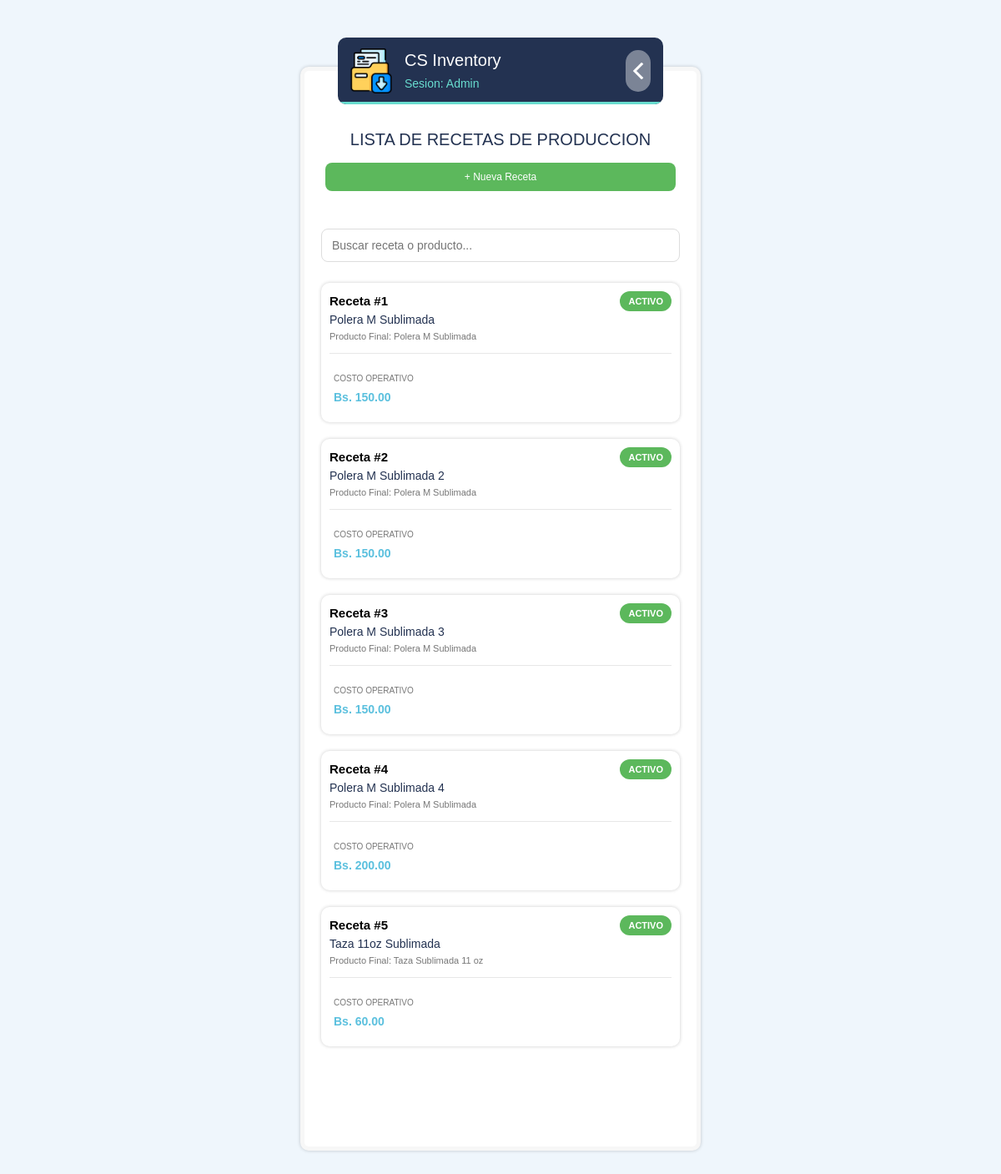
The app's page /control/receta/c-receta-list.php (signed in) with its own data.
### tables this page shows
CREATE TABLE `usuario` (
  `idUsuario` int(11) NOT NULL,
  `hashUsuario` varchar(50) DEFAULT NULL,
  `nombre` varchar(100) NOT NULL,
  `username` varchar(100) NOT NULL,
  `pswd` blob NOT NULL,
  `idPerfil` int(11) NOT NULL,
  `estado` enum('Activo','Inactivo') NOT NULL
);

CREATE TABLE `recetas` (
  `idReceta` int(11) NOT NULL,
  `hashReceta` varchar(64) NOT NULL,
  `nombre_servicio` varchar(100) NOT NULL,
  `costo_operativo_sugerido` decimal(10,2) DEFAULT 0.00,
  `estado` tinyint(1) DEFAULT 1,
  `deleted_at` timestamp NULL DEFAULT NULL,
  `idProductoFinal` int(11) DEFAULT NULL
);

CREATE TABLE `productos` (
  `idProducto` int(11) NOT NULL,
  `hashProducto` varchar(64) NOT NULL,
  `nombre` varchar(100) NOT NULL,
  `sku` varchar(50) DEFAULT NULL,
  `unidad_medida` varchar(20) DEFAULT NULL,
  `tipo` enum('Insumo','Producto Final') DEFAULT 'Insumo',
  `estado` tinyint(1) DEFAULT 1,
  `deleted_at` timestamp NULL DEFAULT NULL
);

### control/receta/c-receta-list.php (called while the page is built)
<?php
require_once __DIR__ . "/../auth-user.php";
require_once "../../model/RN_Receta.php";
require_once "../config-app.php";
$oUsuario = auth_require_domain_user("../c-panel.php", "receta", "view");
$oRN_Receta = new RN_Receta();
$todasLasRecetas = $oRN_Receta->GetList();
$listaRecetas = array();
foreach ($todasLasRecetas as $r) {
    $listaRecetas[] = $r;
}
$title = "Lista de Recetas de Produccion";
include_once "../../view/receta/v-receta-list.php";
?>

### model/data/DB.php (called while the page is built, shortened)
<?php
class DataBase
{
    private $serverName = "localhost:3306";
    private $user = "root";
    private $pswd = "";
    private $dbName = "creative_spot_db";
    private $link = null;
    private $op = 1;
    public function Open()
    {
        if ($this->link instanceof mysqli) {
            return $this->link;
        }
        if ($this->op === 1) {
            $this->link = mysqli_connect(
                $this->serverName,
                $this->user,
                $this->pswd,
                $this->dbName
            );
            mysqli_set_charset($this->link, "utf8mb4");
        }
        return $this->link;
    }
    public function query(string $sql, string $types = '', array $params = [])
    {
        $link = $this->Open();
        if (!empty($params)) {
            $stmt = mysqli_prepare($link, $sql);
            mysqli_stmt_bind_param($stmt, $types, ...$params);
            mysqli_stmt_execute($stmt);
            $result = mysqli_stmt_get_result($stmt);
            if ($result !== false) {
                return $result;
            }
            return true;
        }
        return mysqli_query($link, $sql);
    }
    public function fetchOne(string $sql, string $types = '', array $params = []): ?array
    {
        $result = $this->query($sql, $types, $params);
        if ($result instanceof mysqli_result) {
            $row = mysqli_fetch_assoc($result);
            return $row ?: null;
        }
        return null;
    }
    public function Execute($_sql)
    {
        return $this->query($_sql);
    }
    public function ContainsData($res)
    {
        if ($res instanceof mysqli_result) {
            return mysqli_num_rows($res) > 0;
        }
        return false;
    }
    public function DataListStructure($_res)
    {
        $ret = [];
        if ($_res instanceof mysqli_result) {
            while ($row = mysqli_fetch_assoc($_res)) {
                $ret[] = $row;
            }
        }
        return $ret;
    }
}
?>

### model/RN_Usuario.php (called while the page is built, shortened)
<?php
require_once "data/Usuario.php";
require_once "data/DB.php";
class RN_Usuario extends DataBase
{
    function GetData($hashUsuario)
    {
        $sql = "SELECT idUsuario, hashUsuario, nombre, username, pswd, idPerfil, estado
                FROM usuario
                WHERE hashUsuario = ?
                LIMIT 1";
        $item = $this->fetchOne($sql, "s", [$hashUsuario]);
        $plainPassword = "";
        if ($this->isPasswordHash($item["pswd"])) {
            $plainPassword = "";
        }
        return new Usuario(
            $item["idUsuario"],
            $item["hashUsuario"],
            $item["nombre"],
            $item["username"],
            $plainPassword,
            $item["idPerfil"],
            $item["estado"]
        );
    }
    private function isPasswordHash($value)
    {
        return password_get_info($value)["algo"] !== null;
    }
}
?>

### control/auth-user.php (called while the page is built, shortened)
<?php
require_once __DIR__ . "/authz.php";
require_once __DIR__ . "/../model/RN_Usuario.php";
function auth_require_domain_user($redirect = "../index.php", $module = null, $action = 'view')
{
    if ($module === null) {
        $authUser = auth_require_login($redirect);
    } else {
        $authUser = auth_require_action($module, $action, $redirect);
    }
    $userRepo = new RN_Usuario();
    $oUsuario = $userRepo->GetData($authUser['user_hash']);
    return $oUsuario;
}
?>

### control/auth-session.php (called while the page is built, shortened)
<?php
function auth_is_https()
{
    return false;
}
function auth_start_session()
{
    if (session_status() === PHP_SESSION_ACTIVE) {
        return;
    }
    $params = session_get_cookie_params();
}
function auth_user()
{
    if (isset($_SESSION['auth']) && is_array($_SESSION['auth']) && !empty($_SESSION['auth']['logged_in'])) {
        return $_SESSION['auth'];
    }
    return null;
}
?>

### control/authz.php (called while the page is built, shortened)
<?php
require_once __DIR__ . "/auth-guard.php";
function authz_action_roles()
{
    return [
        'dashboard.view' => [1, 2],
        'almacen.view' => [1],
        'almacen.manage' => [1],
        'producto.view' => [1],
        'producto.manage' => [1],
        'receta.view' => [1],
        'receta.manage' => [1],
        'compra.view' => [1, 2],
        'compra.manage' => [1, 2],
        'inventario.view' => [1, 2],
        'inventario.manage' => [1],
        'movimiento.view' => [1, 2],
        'movimiento.manage' => [1],
        'produccion.view' => [1, 2],
        'produccion.manage' => [1, 2],
        'support.view' => [1],
        'support.manage' => [1],
    ];
}
function auth_role_id($authUser = null)
{
    return (int)$authUser['role_id'];
}
function auth_can_action($resource, $action = 'view', $authUser = null)
{
    $rolesByAction = authz_action_roles();
    $roleId = auth_role_id($authUser);
    $key = $resource . '.' . $action;
    return in_array($roleId, $rolesByAction[$key], true);
}
function auth_require_action($resource, $action = 'view', $redirect = "../c-panel.php")
{
    $authUser = auth_require_login($redirect);
    return $authUser;
}
?>

### model/RN_Receta.php (called while the page is built, shortened)
<?php
require_once "data/Receta.php";
require_once "data/DB.php";
class RN_Receta extends DataBase {
    function GetList(){
        $sql = "SELECT r.*, p.nombre as nomProductoFinal
                FROM recetas r
                INNER JOIN productos p ON r.idProductoFinal = p.idProducto
                WHERE r.deleted_at IS NULL
                ORDER BY r.nombre_servicio ASC";
        $res = $this->Execute($sql);
        $list = array();
        if ($this->ContainsData($res)){
            $data = $this->DataListStructure($res);
            foreach ($data as $item) {
                $oReceta = new Receta(
                    $item["idReceta"],
                    $item["hashReceta"],
                    $item["nombre_servicio"],
                    $item["costo_operativo_sugerido"],
                    $item["estado"],
                    $item["deleted_at"],
                    $item["idProductoFinal"]
                );
                $oReceta->nomProductoFinal = $item["nomProductoFinal"];
                $list[] = $oReceta;
            }
        }
        return $list;
    }
}

### model/data/Receta.php (called while the page is built, shortened)
<?php
class Receta{
    function __construct($_idReceta, $_hashReceta, $_nombre_servicio, $_costo_operativo_sugerido, $_estado, $_deleted_at, $_idProductoFinal)
    {
        $this->idReceta = $_idReceta;
        $this->nombre_servicio = $_nombre_servicio;
        $this->costo_operativo_sugerido = $_costo_operativo_sugerido;
        $this->estado = $_estado;
    }
}
?>

### control/config-app.php (called while the page is built, shortened)
<?php
$appTitle = "CS Inventory";
?>

### control/auth-guard.php (called while the page is built, shortened)
<?php
require_once __DIR__ . "/auth-session.php";
function auth_require_login($redirect = "../index.php")
{
    $user = auth_user();
    return $user;
}
?>

### model/data/Usuario.php (called while the page is built, shortened)
<?php
class Usuario{
    function __construct($idUsuario, $hashUsuario, $nombre, $username, $pswd, $idPerfil, $estado)
    {
        $this->nombre = $nombre;
    }
}
?>

### view/receta/v-receta-list.php (the view, shortened to what this page needs)
<?php
$nomUsuario = $oUsuario->nombre;
$authSession = function_exists('auth_user') ? auth_user() : null;
$buscador = "
<div class='x-1' style='margin-bottom:15px;'>
    <input type='text' id='txtBuscar' placeholder='Buscar receta o producto...'
           style='width:100%; padding:12px; border-radius:8px; border:1px solid #ddd; font-family:arial; outline:none;'
           onkeyup='filtrarRecetas()'>
</div>";
$menuAcciones = "";
if (auth_can_action('receta', 'manage', $authSession)) {
    $menuAcciones = "
<div class='x-1' style='margin-bottom:10px;'>
    <div class='ctn-actions'>
        <a href='c-receta-new.php' class='btn-action' style='background:#5cb85c;'>+ Nueva Receta</a>
    </div>
</div>";
}
$content = "";
foreach($listaRecetas as $oRec){
    $estadoTexto = ($oRec->estado == "0") ? "Activo" : "Inactivo";
    $classBadge = ($oRec->estado == "0") ? "bg-entrada" : "bg-salida";
    $content .= "
    <div class='x-1 item-receta'>
        <div class='card' style='height:auto;'>
            <div class='card-title'>
                Receta #" . $oRec->idReceta . "
                <span class='badge " . $classBadge . "' style='float:right;'>" . $estadoTexto . "</span>
            </div>
            <div class='card-subtitle search-target' style='margin-top:5px;'>
                " . $oRec->nombre_servicio . "
            </div>
            <div class='text search-target' style='font-size:11px; color:#777;'>
                Producto Final: " . $oRec->nomProductoFinal . "
            </div>
            <div class='separator'></div>
            <div class='x-2'>
                <div class='data-label'>Costo Operativo</div>
                <div class='data-value' style='color:#5bc0de;'>
                    Bs. " . number_format($oRec->costo_operativo_sugerido, 2) . "
                </div>
            </div>
            <div class='clear'></div>
        </div>
    </div>";
}
?>
<!DOCTYPE HTML>
<html>
<head>
    <link rel='stylesheet' href='../../view/css/main.css' />
</head>
<body>
<div class='ctn-form'>
    <div class='form-header'>
        <div class='ctn-icon'><div class='icon'></div></div>
        <div class='form-title'><?php echo $appTitle; ?></div>
        <div class='form-subtitle'>Sesion: <?php echo $nomUsuario ?></div>
        <div class='bar'><div class='step' style='width:100%;'></div></div>
        <a href='../c-panel.php'><div class='btn-back'></div></a>
    </div>
    <div class='form-content'>
        <div class='title'><?php echo $title ?></div>
        <?php echo $menuAcciones ?>
        <?php echo $buscador ?>
        <div id='contenedorRecetas'>
            <?php echo $content ?>
        </div>
    </div>
</div>
</body>
</html>

### view/css/main.css (style rules this page uses)
* { box-sizing: border-box; }
body { margin:0px; border:0px; font-size:62.5%; background: #eff6fc; }
.ctn-form { position: fixed; top:80px; left:calc(50% - 240px); width:480px; height:calc(100% - 150px); background: #ffffff; border:5px solid #f7f7f7; border-radius:10px; box-shadow: 0px 0px 4px rgba(0, 0, 0, 0.2); padding:10px; animation: anim-form 1s linear forwards; }
.form-header { position: absolute; top:-40px; left:40px; height:80px; width:calc(100% - 80px); background: #233251; border-radius:10px; overflow: hidden; padding-left:80px; z-index:1; }
.form-header .ctn-icon { position: absolute; top:10px; left:10px; width:60px; height:60px; border-radius:10px; }
.ctn-icon .icon { position: relative; width:100%; height:100%; background: url('../img/csinventory.png') no-repeat center; background-size: 90%; }
.form-title { position: relative; margin-top:15px; font-family:arial; font-size:20px; line-height:25px; color:#ffffff; }
.form-subtitle { position: relative; margin-top:5px; font-family:arial; font-size:14px; line-height:20px; color:#68dccf; }
.form-header .bar { position: absolute; bottom:0px; left:0px; width:100%; height:3px; background: rgba(255,255,255,0.4); }
.bar .step { width:100px; height:3px; background: #68dccf; }
.btn-back { position: absolute; top:15px; right:15px; width:30px; height:50px; border-radius:15px; background: rgba(255,255,255,0.4) url('../img/icon/back-white.png') no-repeat center; background-size: 20px; cursor:pointer; }
.form-content { position: relative; width:100%; height:100%; padding:60px 5px 100px 5px; scrollbar-color: #233251 rgba(255, 255, 255, 0.1); scrollbar-width: thin; overflow-x: hidden; overflow-y: auto; }
.x-1, .x-2, .x-4 { margin-bottom:10px; }
.x-1 { position: relative; float:left; width:100%; padding-left:5px; padding-right:5px; }
.x-2 { position: relative; float:left; width:50%; padding-left:5px; padding-right:5px; }
.x-1:nth-child(odd) { left:-100%; animation: anim-in-left 0.5s 1s linear forwards; }
.x-1:nth-child(even) { right:-100%; animation: anim-in-right 0.5s 1s linear forwards; }
.x-2:nth-child(odd) { left:-100%; animation: anim-in-left 0.5s 1s linear forwards; }
.title { position: relative; margin-bottom:10px; font-family:arial; font-size:20px; line-height:25px; color:#233251; text-align: center; text-transform: uppercase; }
.text { position: relative; margin-top:0px; font-family:arial; font-size:14px; line-height:20px; color:#222222; }
input { position: relative; margin-top:15px; width:100%; height:40px; border:1px solid #233251; border-bottom:3px solid #233251; border-radius:5px; padding-left:10px; padding-right:10px; font-family:arial; font-size:14px; outline: none; }
.data-label { margin-top:10px; }
.card { position: relative; margin-top:10px; width:100%; height:auto !important; min-height:60px; background: #ffffff; border-radius:10px; box-shadow: 0px 0px 4px rgba(0, 0, 0, 0.2); padding:10px; font-family:arial; font-size:14px; line-height: 20px; overflow:visible; transition: all 0.3s ease; }
.card-title { display: flex; justify-content: space-between; align-items: center; position: relative; width:100%; float:left; font-family:arial; font-weight:bold; font-size:15px; line-height: 20px; color:#000000; }
.card-subtitle { position: relative; font-family:arial; font-size:14px; line-height: 20px; color:#233251; }
.separator { position: relative; width:100%; height:1px; background: #e7e7e7; margin-top:10px; margin-bottom:10px; }
.badge { display: inline-block; padding: 2px 10px; border-radius: 12px; font-family: arial; font-size: 11px; font-weight: bold; color: #ffffff; text-transform: uppercase; }
.bg-entrada { background-color: #5cb85c; }
.ctn-actions { display: flex; gap: 10px; margin-bottom: 15px; padding: 5px; }
.btn-action { flex: 1; text-align: center; padding: 10px; border-radius: 8px; font-family: arial; font-size: 12px; color: white; text-decoration: none; transition: transform 0.2s; }
.data-label { font-size: 10px; color: #777; text-transform: uppercase; margin-bottom: 2px; }
.data-value { font-size: 14px; font-weight: bold; color: #233251; }

### records on screen
usuario: nombre "Admin"
recetas: idReceta "1", estado "ACTIVO", nombre_servicio "Polera M Sublimada", productos.nombre "Polera M Sublimada", costo_operativo_sugerido "150.00"
recetas: idReceta "2", estado "ACTIVO", nombre_servicio "Polera M Sublimada 2", productos.nombre "Polera M Sublimada", costo_operativo_sugerido "150.00"
recetas: idReceta "3", estado "ACTIVO", nombre_servicio "Polera M Sublimada 3", productos.nombre "Polera M Sublimada", costo_operativo_sugerido "150.00"
recetas: idReceta "4", estado "ACTIVO", nombre_servicio "Polera M Sublimada 4", productos.nombre "Polera M Sublimada", costo_operativo_sugerido "200.00"
recetas: idReceta "5", estado "ACTIVO", nombre_servicio "Taza 11oz Sublimada", productos.nombre "Taza Sublimada 11 oz", costo_operativo_sugerido "60.00"

### other values on screen
$appTitle "CS Inventory"
$title "LISTA DE RECETAS DE PRODUCCION"
